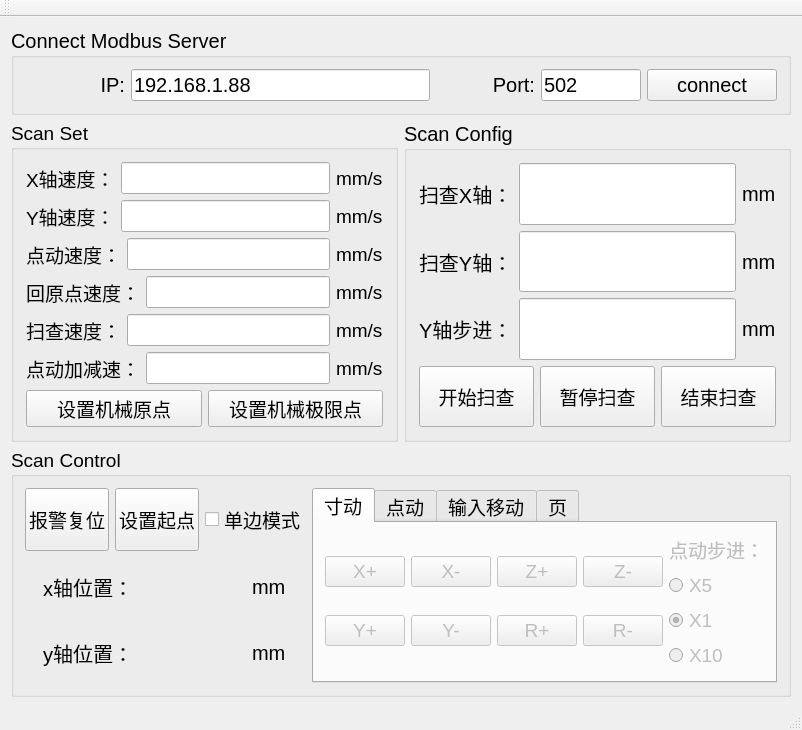
<?xml version="1.0" encoding="UTF-8"?>
<ui version="4.0">
 <class>MainWindow</class>
 <widget class="QMainWindow" name="MainWindow">
  <property name="geometry">
   <rect>
    <x>0</x>
    <y>0</y>
    <width>702</width>
    <height>671</height>
   </rect>
  </property>
  <property name="windowTitle">
   <string>MainWindow</string>
  </property>
  <widget class="QWidget" name="centralWidget">
   <layout class="QGridLayout" name="gridLayout_4" rowstretch="1,3,3" rowminimumheight="0,0,0">
    <item row="0" column="0" colspan="2">
     <widget class="QGroupBox" name="groupBox">
      <property name="font">
       <font>
        <pointsize>15</pointsize>
       </font>
      </property>
      <property name="title">
       <string>Connect Modbus Server</string>
      </property>
      <layout class="QHBoxLayout" name="horizontalLayout" stretch="1,3,1,1,0">
       <item>
        <widget class="QLabel" name="label">
         <property name="font">
          <font>
           <pointsize>15</pointsize>
          </font>
         </property>
         <property name="text">
          <string>IP:</string>
         </property>
         <property name="alignment">
          <set>Qt::AlignRight|Qt::AlignTrailing|Qt::AlignVCenter</set>
         </property>
        </widget>
       </item>
       <item>
        <widget class="QLineEdit" name="IP_Edit">
         <property name="sizePolicy">
          <sizepolicy hsizetype="Expanding" vsizetype="Preferred">
           <horstretch>0</horstretch>
           <verstretch>0</verstretch>
          </sizepolicy>
         </property>
         <property name="font">
          <font>
           <pointsize>15</pointsize>
          </font>
         </property>
         <property name="text">
          <string>192.168.1.88</string>
         </property>
        </widget>
       </item>
       <item>
        <widget class="QLabel" name="label_2">
         <property name="font">
          <font>
           <pointsize>15</pointsize>
          </font>
         </property>
         <property name="text">
          <string>Port:</string>
         </property>
         <property name="alignment">
          <set>Qt::AlignRight|Qt::AlignTrailing|Qt::AlignVCenter</set>
         </property>
        </widget>
       </item>
       <item>
        <widget class="QLineEdit" name="port_Edit">
         <property name="sizePolicy">
          <sizepolicy hsizetype="Expanding" vsizetype="Preferred">
           <horstretch>0</horstretch>
           <verstretch>0</verstretch>
          </sizepolicy>
         </property>
         <property name="font">
          <font>
           <pointsize>15</pointsize>
          </font>
         </property>
         <property name="text">
          <string>502</string>
         </property>
        </widget>
       </item>
       <item>
        <widget class="QPushButton" name="connectBtn">
         <property name="sizePolicy">
          <sizepolicy hsizetype="Minimum" vsizetype="Preferred">
           <horstretch>0</horstretch>
           <verstretch>0</verstretch>
          </sizepolicy>
         </property>
         <property name="minimumSize">
          <size>
           <width>130</width>
           <height>0</height>
          </size>
         </property>
         <property name="font">
          <font>
           <pointsize>15</pointsize>
          </font>
         </property>
         <property name="text">
          <string>connect</string>
         </property>
        </widget>
       </item>
      </layout>
     </widget>
    </item>
    <item row="1" column="0">
     <widget class="QGroupBox" name="groupBox_4">
      <property name="font">
       <font>
        <pointsize>14</pointsize>
       </font>
      </property>
      <property name="title">
       <string>Scan Set</string>
      </property>
      <layout class="QVBoxLayout" name="verticalLayout">
       <property name="spacing">
        <number>6</number>
       </property>
       <property name="leftMargin">
        <number>12</number>
       </property>
       <property name="topMargin">
        <number>12</number>
       </property>
       <property name="rightMargin">
        <number>12</number>
       </property>
       <property name="bottomMargin">
        <number>12</number>
       </property>
       <item>
        <widget class="QWidget" name="widget_2" native="true">
         <layout class="QHBoxLayout" name="horizontalLayout_2">
          <property name="leftMargin">
           <number>0</number>
          </property>
          <property name="topMargin">
           <number>0</number>
          </property>
          <property name="rightMargin">
           <number>0</number>
          </property>
          <property name="bottomMargin">
           <number>0</number>
          </property>
          <item>
           <widget class="QLabel" name="label_10">
            <property name="text">
             <string>X轴速度：</string>
            </property>
           </widget>
          </item>
          <item>
           <widget class="QLineEdit" name="x_velocity">
            <property name="sizePolicy">
             <sizepolicy hsizetype="Expanding" vsizetype="Preferred">
              <horstretch>0</horstretch>
              <verstretch>0</verstretch>
             </sizepolicy>
            </property>
            <property name="font">
             <font>
              <pointsize>15</pointsize>
             </font>
            </property>
           </widget>
          </item>
          <item>
           <widget class="QLabel" name="label_14">
            <property name="text">
             <string>mm/s</string>
            </property>
           </widget>
          </item>
         </layout>
        </widget>
       </item>
       <item>
        <widget class="QWidget" name="widget_3" native="true">
         <layout class="QHBoxLayout" name="horizontalLayout_3">
          <property name="leftMargin">
           <number>0</number>
          </property>
          <property name="topMargin">
           <number>0</number>
          </property>
          <property name="rightMargin">
           <number>0</number>
          </property>
          <property name="bottomMargin">
           <number>0</number>
          </property>
          <item>
           <widget class="QLabel" name="label_11">
            <property name="text">
             <string>Y轴速度：</string>
            </property>
           </widget>
          </item>
          <item>
           <widget class="QLineEdit" name="y_velocity">
            <property name="sizePolicy">
             <sizepolicy hsizetype="Expanding" vsizetype="Preferred">
              <horstretch>0</horstretch>
              <verstretch>0</verstretch>
             </sizepolicy>
            </property>
            <property name="font">
             <font>
              <pointsize>15</pointsize>
             </font>
            </property>
           </widget>
          </item>
          <item>
           <widget class="QLabel" name="label_15">
            <property name="text">
             <string>mm/s</string>
            </property>
           </widget>
          </item>
         </layout>
        </widget>
       </item>
       <item>
        <widget class="QWidget" name="widget_4" native="true">
         <layout class="QHBoxLayout" name="horizontalLayout_4">
          <property name="leftMargin">
           <number>0</number>
          </property>
          <property name="topMargin">
           <number>0</number>
          </property>
          <property name="rightMargin">
           <number>0</number>
          </property>
          <property name="bottomMargin">
           <number>0</number>
          </property>
          <item>
           <widget class="QLabel" name="label_13">
            <property name="text">
             <string>点动速度：</string>
            </property>
           </widget>
          </item>
          <item>
           <widget class="QLineEdit" name="jog_velocity">
            <property name="sizePolicy">
             <sizepolicy hsizetype="Expanding" vsizetype="Preferred">
              <horstretch>0</horstretch>
              <verstretch>0</verstretch>
             </sizepolicy>
            </property>
            <property name="font">
             <font>
              <pointsize>15</pointsize>
             </font>
            </property>
           </widget>
          </item>
          <item>
           <widget class="QLabel" name="label_19">
            <property name="text">
             <string>mm/s</string>
            </property>
           </widget>
          </item>
         </layout>
        </widget>
       </item>
       <item>
        <widget class="QWidget" name="widget_5" native="true">
         <layout class="QHBoxLayout" name="horizontalLayout_5">
          <property name="leftMargin">
           <number>0</number>
          </property>
          <property name="topMargin">
           <number>0</number>
          </property>
          <property name="rightMargin">
           <number>0</number>
          </property>
          <property name="bottomMargin">
           <number>0</number>
          </property>
          <item>
           <widget class="QLabel" name="label_20">
            <property name="text">
             <string>回原点速度：</string>
            </property>
           </widget>
          </item>
          <item>
           <widget class="QLineEdit" name="backOrigin_velocity">
            <property name="sizePolicy">
             <sizepolicy hsizetype="Expanding" vsizetype="Preferred">
              <horstretch>0</horstretch>
              <verstretch>0</verstretch>
             </sizepolicy>
            </property>
            <property name="font">
             <font>
              <pointsize>15</pointsize>
             </font>
            </property>
           </widget>
          </item>
          <item>
           <widget class="QLabel" name="label_32">
            <property name="text">
             <string>mm/s</string>
            </property>
           </widget>
          </item>
         </layout>
        </widget>
       </item>
       <item>
        <widget class="QWidget" name="widget_6" native="true">
         <layout class="QHBoxLayout" name="horizontalLayout_6">
          <property name="leftMargin">
           <number>0</number>
          </property>
          <property name="topMargin">
           <number>0</number>
          </property>
          <property name="rightMargin">
           <number>0</number>
          </property>
          <property name="bottomMargin">
           <number>0</number>
          </property>
          <item>
           <widget class="QLabel" name="label_21">
            <property name="text">
             <string>扫查速度：</string>
            </property>
           </widget>
          </item>
          <item>
           <widget class="QLineEdit" name="scan_velocity">
            <property name="sizePolicy">
             <sizepolicy hsizetype="Expanding" vsizetype="Preferred">
              <horstretch>0</horstretch>
              <verstretch>0</verstretch>
             </sizepolicy>
            </property>
            <property name="font">
             <font>
              <pointsize>15</pointsize>
             </font>
            </property>
           </widget>
          </item>
          <item>
           <widget class="QLabel" name="label_33">
            <property name="text">
             <string>mm/s</string>
            </property>
           </widget>
          </item>
         </layout>
        </widget>
       </item>
       <item>
        <widget class="QWidget" name="widget_7" native="true">
         <layout class="QHBoxLayout" name="horizontalLayout_7">
          <property name="leftMargin">
           <number>0</number>
          </property>
          <property name="topMargin">
           <number>0</number>
          </property>
          <property name="rightMargin">
           <number>0</number>
          </property>
          <property name="bottomMargin">
           <number>0</number>
          </property>
          <item>
           <widget class="QLabel" name="label_22">
            <property name="text">
             <string>点动加减速：</string>
            </property>
           </widget>
          </item>
          <item>
           <widget class="QLineEdit" name="jog_add_sub_velocity">
            <property name="sizePolicy">
             <sizepolicy hsizetype="Expanding" vsizetype="Preferred">
              <horstretch>0</horstretch>
              <verstretch>0</verstretch>
             </sizepolicy>
            </property>
            <property name="font">
             <font>
              <pointsize>15</pointsize>
             </font>
            </property>
           </widget>
          </item>
          <item>
           <widget class="QLabel" name="label_34">
            <property name="text">
             <string>mm/s</string>
            </property>
           </widget>
          </item>
         </layout>
        </widget>
       </item>
       <item>
        <layout class="QHBoxLayout" name="horizontalLayout_14">
         <item>
          <widget class="QPushButton" name="setMachineBtn">
           <property name="sizePolicy">
            <sizepolicy hsizetype="Minimum" vsizetype="Preferred">
             <horstretch>0</horstretch>
             <verstretch>0</verstretch>
            </sizepolicy>
           </property>
           <property name="text">
            <string>设置机械原点</string>
           </property>
          </widget>
         </item>
         <item>
          <widget class="QPushButton" name="setLimitBtn">
           <property name="sizePolicy">
            <sizepolicy hsizetype="Minimum" vsizetype="Preferred">
             <horstretch>0</horstretch>
             <verstretch>0</verstretch>
            </sizepolicy>
           </property>
           <property name="text">
            <string>设置机械极限点</string>
           </property>
          </widget>
         </item>
        </layout>
       </item>
      </layout>
     </widget>
    </item>
    <item row="1" column="1">
     <widget class="QGroupBox" name="groupBox_2">
      <property name="font">
       <font>
        <pointsize>15</pointsize>
       </font>
      </property>
      <property name="title">
       <string>Scan Config</string>
      </property>
      <layout class="QVBoxLayout" name="verticalLayout_2">
       <property name="leftMargin">
        <number>12</number>
       </property>
       <property name="topMargin">
        <number>12</number>
       </property>
       <property name="rightMargin">
        <number>12</number>
       </property>
       <property name="bottomMargin">
        <number>12</number>
       </property>
       <item>
        <layout class="QHBoxLayout" name="horizontalLayout_8">
         <item>
          <widget class="QLabel" name="label_3">
           <property name="font">
            <font>
             <pointsize>15</pointsize>
            </font>
           </property>
           <property name="text">
            <string>扫查X轴：</string>
           </property>
          </widget>
         </item>
         <item>
          <widget class="QLineEdit" name="x_lenght">
           <property name="sizePolicy">
            <sizepolicy hsizetype="Expanding" vsizetype="Preferred">
             <horstretch>0</horstretch>
             <verstretch>0</verstretch>
            </sizepolicy>
           </property>
           <property name="font">
            <font>
             <pointsize>15</pointsize>
            </font>
           </property>
          </widget>
         </item>
         <item>
          <widget class="QLabel" name="label_16">
           <property name="text">
            <string>mm</string>
           </property>
          </widget>
         </item>
        </layout>
       </item>
       <item>
        <layout class="QHBoxLayout" name="horizontalLayout_9">
         <item>
          <widget class="QLabel" name="label_4">
           <property name="font">
            <font>
             <pointsize>15</pointsize>
            </font>
           </property>
           <property name="text">
            <string>扫查Y轴：</string>
           </property>
          </widget>
         </item>
         <item>
          <widget class="QLineEdit" name="y_lenght">
           <property name="sizePolicy">
            <sizepolicy hsizetype="Expanding" vsizetype="Preferred">
             <horstretch>0</horstretch>
             <verstretch>0</verstretch>
            </sizepolicy>
           </property>
           <property name="font">
            <font>
             <pointsize>15</pointsize>
            </font>
           </property>
          </widget>
         </item>
         <item>
          <widget class="QLabel" name="label_17">
           <property name="text">
            <string>mm</string>
           </property>
          </widget>
         </item>
        </layout>
       </item>
       <item>
        <layout class="QHBoxLayout" name="horizontalLayout_10">
         <item>
          <widget class="QLabel" name="label_5">
           <property name="font">
            <font>
             <pointsize>15</pointsize>
            </font>
           </property>
           <property name="text">
            <string>Y轴步进：</string>
           </property>
          </widget>
         </item>
         <item>
          <widget class="QLineEdit" name="y_step">
           <property name="sizePolicy">
            <sizepolicy hsizetype="Expanding" vsizetype="Preferred">
             <horstretch>0</horstretch>
             <verstretch>0</verstretch>
            </sizepolicy>
           </property>
           <property name="font">
            <font>
             <pointsize>15</pointsize>
            </font>
           </property>
          </widget>
         </item>
         <item>
          <widget class="QLabel" name="label_18">
           <property name="text">
            <string>mm</string>
           </property>
          </widget>
         </item>
        </layout>
       </item>
       <item>
        <layout class="QHBoxLayout" name="horizontalLayout_11">
         <item>
          <widget class="QPushButton" name="startScanBtn">
           <property name="sizePolicy">
            <sizepolicy hsizetype="Minimum" vsizetype="Preferred">
             <horstretch>0</horstretch>
             <verstretch>0</verstretch>
            </sizepolicy>
           </property>
           <property name="font">
            <font>
             <pointsize>14</pointsize>
            </font>
           </property>
           <property name="text">
            <string>开始扫查</string>
           </property>
          </widget>
         </item>
         <item>
          <widget class="QPushButton" name="stopScanBtn">
           <property name="sizePolicy">
            <sizepolicy hsizetype="Minimum" vsizetype="Preferred">
             <horstretch>0</horstretch>
             <verstretch>0</verstretch>
            </sizepolicy>
           </property>
           <property name="font">
            <font>
             <pointsize>14</pointsize>
            </font>
           </property>
           <property name="text">
            <string>暂停扫查</string>
           </property>
          </widget>
         </item>
         <item>
          <widget class="QPushButton" name="endScanBtn">
           <property name="sizePolicy">
            <sizepolicy hsizetype="Minimum" vsizetype="Preferred">
             <horstretch>0</horstretch>
             <verstretch>0</verstretch>
            </sizepolicy>
           </property>
           <property name="font">
            <font>
             <pointsize>14</pointsize>
            </font>
           </property>
           <property name="text">
            <string>结束扫查</string>
           </property>
          </widget>
         </item>
        </layout>
       </item>
      </layout>
     </widget>
    </item>
    <item row="2" column="0" colspan="2">
     <widget class="QGroupBox" name="groupBox_3">
      <property name="font">
       <font>
        <pointsize>14</pointsize>
       </font>
      </property>
      <property name="title">
       <string>Scan Control</string>
      </property>
      <layout class="QHBoxLayout" name="horizontalLayout_15">
       <item>
        <layout class="QVBoxLayout" name="verticalLayout_4" stretch="1,2">
         <item>
          <layout class="QHBoxLayout" name="horizontalLayout_12">
           <item>
            <widget class="QPushButton" name="alarmResetBtn">
             <property name="sizePolicy">
              <sizepolicy hsizetype="Minimum" vsizetype="Preferred">
               <horstretch>0</horstretch>
               <verstretch>0</verstretch>
              </sizepolicy>
             </property>
             <property name="text">
              <string>报警复位</string>
             </property>
            </widget>
           </item>
           <item>
            <widget class="QPushButton" name="setOriginBtn">
             <property name="sizePolicy">
              <sizepolicy hsizetype="Minimum" vsizetype="Preferred">
               <horstretch>0</horstretch>
               <verstretch>0</verstretch>
              </sizepolicy>
             </property>
             <property name="font">
              <font>
               <pointsize>14</pointsize>
              </font>
             </property>
             <property name="text">
              <string>设置起点</string>
             </property>
            </widget>
           </item>
           <item>
            <widget class="QCheckBox" name="singleScan">
             <property name="sizePolicy">
              <sizepolicy hsizetype="Minimum" vsizetype="Preferred">
               <horstretch>0</horstretch>
               <verstretch>0</verstretch>
              </sizepolicy>
             </property>
             <property name="text">
              <string>单边模式</string>
             </property>
            </widget>
           </item>
          </layout>
         </item>
         <item>
          <layout class="QGridLayout" name="gridLayout_3" columnstretch="2,2,1">
           <item row="0" column="0">
            <widget class="QLabel" name="label_6">
             <property name="font">
              <font>
               <pointsize>15</pointsize>
              </font>
             </property>
             <property name="text">
              <string>x轴位置：</string>
             </property>
             <property name="alignment">
              <set>Qt::AlignRight|Qt::AlignTrailing|Qt::AlignVCenter</set>
             </property>
            </widget>
           </item>
           <item row="0" column="1">
            <widget class="QLabel" name="xCurPos">
             <property name="font">
              <font>
               <pointsize>15</pointsize>
              </font>
             </property>
             <property name="text">
              <string/>
             </property>
            </widget>
           </item>
           <item row="0" column="2">
            <widget class="QLabel" name="label_8">
             <property name="font">
              <font>
               <pointsize>15</pointsize>
              </font>
             </property>
             <property name="text">
              <string>mm</string>
             </property>
            </widget>
           </item>
           <item row="1" column="0">
            <widget class="QLabel" name="label_7">
             <property name="font">
              <font>
               <pointsize>15</pointsize>
              </font>
             </property>
             <property name="text">
              <string>y轴位置：</string>
             </property>
             <property name="alignment">
              <set>Qt::AlignRight|Qt::AlignTrailing|Qt::AlignVCenter</set>
             </property>
            </widget>
           </item>
           <item row="1" column="1">
            <widget class="QLabel" name="yCurPos">
             <property name="font">
              <font>
               <pointsize>15</pointsize>
              </font>
             </property>
             <property name="text">
              <string/>
             </property>
            </widget>
           </item>
           <item row="1" column="2">
            <widget class="QLabel" name="label_9">
             <property name="font">
              <font>
               <pointsize>15</pointsize>
              </font>
             </property>
             <property name="text">
              <string>mm</string>
             </property>
            </widget>
           </item>
          </layout>
         </item>
        </layout>
       </item>
       <item>
        <widget class="QTabWidget" name="tabWidget">
         <property name="enabled">
          <bool>true</bool>
         </property>
         <property name="font">
          <font>
           <pointsize>14</pointsize>
          </font>
         </property>
         <property name="currentIndex">
          <number>0</number>
         </property>
         <widget class="QWidget" name="widget">
          <property name="enabled">
           <bool>false</bool>
          </property>
          <attribute name="title">
           <string>寸动</string>
          </attribute>
          <layout class="QHBoxLayout" name="horizontalLayout_13" stretch="1,0">
           <item>
            <layout class="QGridLayout" name="gridLayout">
             <item row="0" column="0">
              <widget class="QPushButton" name="xAddBtn">
               <property name="sizePolicy">
                <sizepolicy hsizetype="Minimum" vsizetype="Preferred">
                 <horstretch>0</horstretch>
                 <verstretch>0</verstretch>
                </sizepolicy>
               </property>
               <property name="text">
                <string>X+</string>
               </property>
               <property name="autoRepeat">
                <bool>true</bool>
               </property>
               <property name="autoExclusive">
                <bool>false</bool>
               </property>
              </widget>
             </item>
             <item row="0" column="1">
              <widget class="QPushButton" name="xSubBtn">
               <property name="sizePolicy">
                <sizepolicy hsizetype="Minimum" vsizetype="Preferred">
                 <horstretch>0</horstretch>
                 <verstretch>0</verstretch>
                </sizepolicy>
               </property>
               <property name="text">
                <string>X-</string>
               </property>
               <property name="autoRepeat">
                <bool>true</bool>
               </property>
               <property name="autoExclusive">
                <bool>false</bool>
               </property>
              </widget>
             </item>
             <item row="1" column="0">
              <widget class="QPushButton" name="yAddBtn">
               <property name="sizePolicy">
                <sizepolicy hsizetype="Minimum" vsizetype="Preferred">
                 <horstretch>0</horstretch>
                 <verstretch>0</verstretch>
                </sizepolicy>
               </property>
               <property name="text">
                <string>Y+</string>
               </property>
               <property name="autoRepeat">
                <bool>true</bool>
               </property>
               <property name="autoExclusive">
                <bool>false</bool>
               </property>
              </widget>
             </item>
             <item row="1" column="1">
              <widget class="QPushButton" name="ySubBtn">
               <property name="sizePolicy">
                <sizepolicy hsizetype="Minimum" vsizetype="Preferred">
                 <horstretch>0</horstretch>
                 <verstretch>0</verstretch>
                </sizepolicy>
               </property>
               <property name="text">
                <string>Y-</string>
               </property>
               <property name="autoRepeat">
                <bool>true</bool>
               </property>
               <property name="autoExclusive">
                <bool>false</bool>
               </property>
              </widget>
             </item>
             <item row="0" column="2">
              <widget class="QPushButton" name="zAddBtn">
               <property name="text">
                <string>Z+</string>
               </property>
              </widget>
             </item>
             <item row="0" column="3">
              <widget class="QPushButton" name="zSubBtn">
               <property name="text">
                <string>Z-</string>
               </property>
              </widget>
             </item>
             <item row="1" column="2">
              <widget class="QPushButton" name="rAddBtn">
               <property name="text">
                <string>R+</string>
               </property>
              </widget>
             </item>
             <item row="1" column="3">
              <widget class="QPushButton" name="rSubBtn">
               <property name="text">
                <string>R-</string>
               </property>
              </widget>
             </item>
            </layout>
           </item>
           <item>
            <layout class="QVBoxLayout" name="verticalLayout_3">
             <item>
              <widget class="QLabel" name="label_12">
               <property name="font">
                <font>
                 <pointsize>14</pointsize>
                </font>
               </property>
               <property name="text">
                <string>点动步进：</string>
               </property>
              </widget>
             </item>
             <item>
              <widget class="QRadioButton" name="jogStep_5">
               <property name="font">
                <font>
                 <pointsize>14</pointsize>
                </font>
               </property>
               <property name="text">
                <string>X5</string>
               </property>
               <property name="checked">
                <bool>false</bool>
               </property>
              </widget>
             </item>
             <item>
              <widget class="QRadioButton" name="jogStep_1">
               <property name="font">
                <font>
                 <pointsize>14</pointsize>
                </font>
               </property>
               <property name="text">
                <string>X1</string>
               </property>
               <property name="checked">
                <bool>true</bool>
               </property>
              </widget>
             </item>
             <item>
              <widget class="QRadioButton" name="jogStep_10">
               <property name="font">
                <font>
                 <pointsize>14</pointsize>
                </font>
               </property>
               <property name="text">
                <string>X10</string>
               </property>
              </widget>
             </item>
            </layout>
           </item>
          </layout>
         </widget>
         <widget class="QWidget" name="tabWidgetPage2">
          <attribute name="title">
           <string>点动</string>
          </attribute>
          <layout class="QGridLayout" name="gridLayout_2">
           <item row="0" column="0">
            <widget class="QPushButton" name="xAddBtn_2">
             <property name="sizePolicy">
              <sizepolicy hsizetype="Minimum" vsizetype="Preferred">
               <horstretch>0</horstretch>
               <verstretch>0</verstretch>
              </sizepolicy>
             </property>
             <property name="text">
              <string>X+</string>
             </property>
             <property name="autoRepeat">
              <bool>false</bool>
             </property>
             <property name="autoExclusive">
              <bool>false</bool>
             </property>
            </widget>
           </item>
           <item row="1" column="0">
            <widget class="QPushButton" name="yAddBtn_2">
             <property name="sizePolicy">
              <sizepolicy hsizetype="Minimum" vsizetype="Preferred">
               <horstretch>0</horstretch>
               <verstretch>0</verstretch>
              </sizepolicy>
             </property>
             <property name="text">
              <string>Y+</string>
             </property>
             <property name="autoRepeat">
              <bool>false</bool>
             </property>
             <property name="autoExclusive">
              <bool>false</bool>
             </property>
            </widget>
           </item>
           <item row="1" column="1">
            <widget class="QPushButton" name="ySubBtn_2">
             <property name="sizePolicy">
              <sizepolicy hsizetype="Minimum" vsizetype="Preferred">
               <horstretch>0</horstretch>
               <verstretch>0</verstretch>
              </sizepolicy>
             </property>
             <property name="text">
              <string>Y-</string>
             </property>
             <property name="autoRepeat">
              <bool>false</bool>
             </property>
             <property name="autoExclusive">
              <bool>false</bool>
             </property>
            </widget>
           </item>
           <item row="0" column="1">
            <widget class="QPushButton" name="xSubBtn_2">
             <property name="sizePolicy">
              <sizepolicy hsizetype="Minimum" vsizetype="Preferred">
               <horstretch>0</horstretch>
               <verstretch>0</verstretch>
              </sizepolicy>
             </property>
             <property name="text">
              <string>X-</string>
             </property>
             <property name="autoRepeat">
              <bool>false</bool>
             </property>
             <property name="autoExclusive">
              <bool>false</bool>
             </property>
            </widget>
           </item>
           <item row="0" column="2">
            <widget class="QPushButton" name="zAddBtn_2">
             <property name="text">
              <string>Z+</string>
             </property>
            </widget>
           </item>
           <item row="0" column="3">
            <widget class="QPushButton" name="zSubBtn_2">
             <property name="text">
              <string>Z-</string>
             </property>
            </widget>
           </item>
           <item row="1" column="2">
            <widget class="QPushButton" name="rAddBtn_2">
             <property name="text">
              <string>R+</string>
             </property>
            </widget>
           </item>
           <item row="1" column="3">
            <widget class="QPushButton" name="rSubBtn_2">
             <property name="text">
              <string>R-</string>
             </property>
            </widget>
           </item>
          </layout>
         </widget>
         <widget class="QWidget" name="tab">
          <attribute name="title">
           <string>输入移动</string>
          </attribute>
          <layout class="QGridLayout" name="gridLayout_6">
           <item row="0" column="0">
            <layout class="QVBoxLayout" name="verticalLayout_5">
             <item>
              <layout class="QGridLayout" name="gridLayout_5" columnstretch="2,3,1">
               <item row="1" column="0">
                <widget class="QLabel" name="label_24">
                 <property name="text">
                  <string>Y目标位置：</string>
                 </property>
                </widget>
               </item>
               <item row="1" column="1">
                <widget class="QDoubleSpinBox" name="yTargetPos">
                 <property name="buttonSymbols">
                  <enum>QAbstractSpinBox::NoButtons</enum>
                 </property>
                 <property name="minimum">
                  <double>0.000000000000000</double>
                 </property>
                 <property name="maximum">
                  <double>100.000000000000000</double>
                 </property>
                 <property name="singleStep">
                  <double>0.000000000000000</double>
                 </property>
                </widget>
               </item>
               <item row="0" column="0">
                <widget class="QLabel" name="label_23">
                 <property name="text">
                  <string>X目标位置：</string>
                 </property>
                </widget>
               </item>
               <item row="0" column="1">
                <widget class="QDoubleSpinBox" name="xTargetPos">
                 <property name="buttonSymbols">
                  <enum>QAbstractSpinBox::NoButtons</enum>
                 </property>
                 <property name="minimum">
                  <double>0.000000000000000</double>
                 </property>
                 <property name="maximum">
                  <double>100.000000000000000</double>
                 </property>
                 <property name="singleStep">
                  <double>0.000000000000000</double>
                 </property>
                </widget>
               </item>
               <item row="0" column="2">
                <widget class="QLabel" name="label_25">
                 <property name="text">
                  <string>mm</string>
                 </property>
                </widget>
               </item>
               <item row="1" column="2">
                <widget class="QLabel" name="label_26">
                 <property name="text">
                  <string>mm</string>
                 </property>
                </widget>
               </item>
              </layout>
             </item>
             <item>
              <widget class="QPushButton" name="pushButton">
               <property name="text">
                <string>移动</string>
               </property>
              </widget>
             </item>
            </layout>
           </item>
          </layout>
         </widget>
         <widget class="QWidget" name="tab_2">
          <attribute name="title">
           <string>页</string>
          </attribute>
          <widget class="QCheckBox" name="manualBox">
           <property name="geometry">
            <rect>
             <x>60</x>
             <y>20</y>
             <width>121</width>
             <height>41</height>
            </rect>
           </property>
           <property name="text">
            <string>手动扫查</string>
           </property>
          </widget>
          <widget class="QPushButton" name="nextBtn">
           <property name="geometry">
            <rect>
             <x>60</x>
             <y>70</y>
             <width>121</width>
             <height>41</height>
            </rect>
           </property>
           <property name="text">
            <string>下一步</string>
           </property>
          </widget>
         </widget>
        </widget>
       </item>
      </layout>
     </widget>
    </item>
   </layout>
  </widget>
  <widget class="QMenuBar" name="menuBar">
   <property name="geometry">
    <rect>
     <x>0</x>
     <y>0</y>
     <width>702</width>
     <height>21</height>
    </rect>
   </property>
  </widget>
  <widget class="QToolBar" name="mainToolBar">
   <attribute name="toolBarArea">
    <enum>TopToolBarArea</enum>
   </attribute>
   <attribute name="toolBarBreak">
    <bool>false</bool>
   </attribute>
  </widget>
  <widget class="QStatusBar" name="statusBar"/>
 </widget>
 <layoutdefault spacing="6" margin="11"/>
 <resources/>
 <connections/>
</ui>
